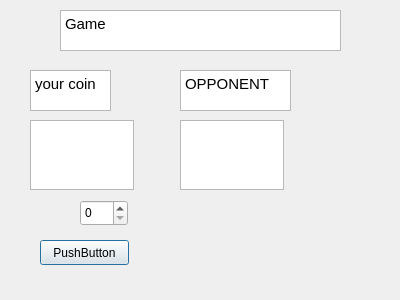
<?xml version="1.0" encoding="UTF-8"?>
<ui version="4.0">
 <class>Dialog</class>
 <widget class="QDialog" name="Dialog">
  <property name="geometry">
   <rect>
    <x>0</x>
    <y>0</y>
    <width>400</width>
    <height>300</height>
   </rect>
  </property>
  <property name="windowTitle">
   <string>Dialog</string>
  </property>
  <widget class="QPushButton" name="pushButton_2">
   <property name="geometry">
    <rect>
     <x>40</x>
     <y>240</y>
     <width>89</width>
     <height>25</height>
    </rect>
   </property>
   <property name="text">
    <string>PushButton</string>
   </property>
  </widget>
  <widget class="QTextEdit" name="textEdit">
   <property name="geometry">
    <rect>
     <x>180</x>
     <y>70</y>
     <width>111</width>
     <height>41</height>
    </rect>
   </property>
   <property name="html">
    <string>&lt;!DOCTYPE HTML PUBLIC &quot;-//W3C//DTD HTML 4.0//EN&quot; &quot;http://www.w3.org/TR/REC-html40/strict.dtd&quot;&gt;
&lt;html&gt;&lt;head&gt;&lt;meta name=&quot;qrichtext&quot; content=&quot;1&quot; /&gt;&lt;style type=&quot;text/css&quot;&gt;
p, li { white-space: pre-wrap; }
&lt;/style&gt;&lt;/head&gt;&lt;body style=&quot; font-family:'Ubuntu'; font-size:11pt; font-weight:400; font-style:normal;&quot;&gt;
&lt;p style=&quot; margin-top:0px; margin-bottom:0px; margin-left:0px; margin-right:0px; -qt-block-indent:0; text-indent:0px;&quot;&gt;OPPONENT&lt;/p&gt;&lt;/body&gt;&lt;/html&gt;</string>
   </property>
  </widget>
  <widget class="QSpinBox" name="spinBox">
   <property name="geometry">
    <rect>
     <x>80</x>
     <y>200</y>
     <width>48</width>
     <height>26</height>
    </rect>
   </property>
  </widget>
  <widget class="QTextEdit" name="textEdit_2">
   <property name="geometry">
    <rect>
     <x>30</x>
     <y>120</y>
     <width>104</width>
     <height>70</height>
    </rect>
   </property>
  </widget>
  <widget class="QTextEdit" name="textEdit_3">
   <property name="geometry">
    <rect>
     <x>180</x>
     <y>120</y>
     <width>104</width>
     <height>70</height>
    </rect>
   </property>
  </widget>
  <widget class="QTextEdit" name="textEdit_4">
   <property name="geometry">
    <rect>
     <x>30</x>
     <y>70</y>
     <width>81</width>
     <height>41</height>
    </rect>
   </property>
   <property name="html">
    <string>&lt;!DOCTYPE HTML PUBLIC &quot;-//W3C//DTD HTML 4.0//EN&quot; &quot;http://www.w3.org/TR/REC-html40/strict.dtd&quot;&gt;
&lt;html&gt;&lt;head&gt;&lt;meta name=&quot;qrichtext&quot; content=&quot;1&quot; /&gt;&lt;style type=&quot;text/css&quot;&gt;
p, li { white-space: pre-wrap; }
&lt;/style&gt;&lt;/head&gt;&lt;body style=&quot; font-family:'Ubuntu'; font-size:11pt; font-weight:400; font-style:normal;&quot;&gt;
&lt;p style=&quot; margin-top:0px; margin-bottom:0px; margin-left:0px; margin-right:0px; -qt-block-indent:0; text-indent:0px;&quot;&gt;your coin&lt;/p&gt;&lt;/body&gt;&lt;/html&gt;</string>
   </property>
  </widget>
  <widget class="QTextEdit" name="textEdit_5">
   <property name="geometry">
    <rect>
     <x>60</x>
     <y>10</y>
     <width>281</width>
     <height>41</height>
    </rect>
   </property>
   <property name="html">
    <string>&lt;!DOCTYPE HTML PUBLIC &quot;-//W3C//DTD HTML 4.0//EN&quot; &quot;http://www.w3.org/TR/REC-html40/strict.dtd&quot;&gt;
&lt;html&gt;&lt;head&gt;&lt;meta name=&quot;qrichtext&quot; content=&quot;1&quot; /&gt;&lt;style type=&quot;text/css&quot;&gt;
p, li { white-space: pre-wrap; }
&lt;/style&gt;&lt;/head&gt;&lt;body style=&quot; font-family:'Ubuntu'; font-size:11pt; font-weight:400; font-style:normal;&quot;&gt;
&lt;p style=&quot; margin-top:0px; margin-bottom:0px; margin-left:0px; margin-right:0px; -qt-block-indent:0; text-indent:0px;&quot;&gt;Game&lt;/p&gt;&lt;/body&gt;&lt;/html&gt;</string>
   </property>
  </widget>
 </widget>
 <layoutdefault spacing="6" margin="11"/>
 <resources/>
 <connections/>
</ui>
